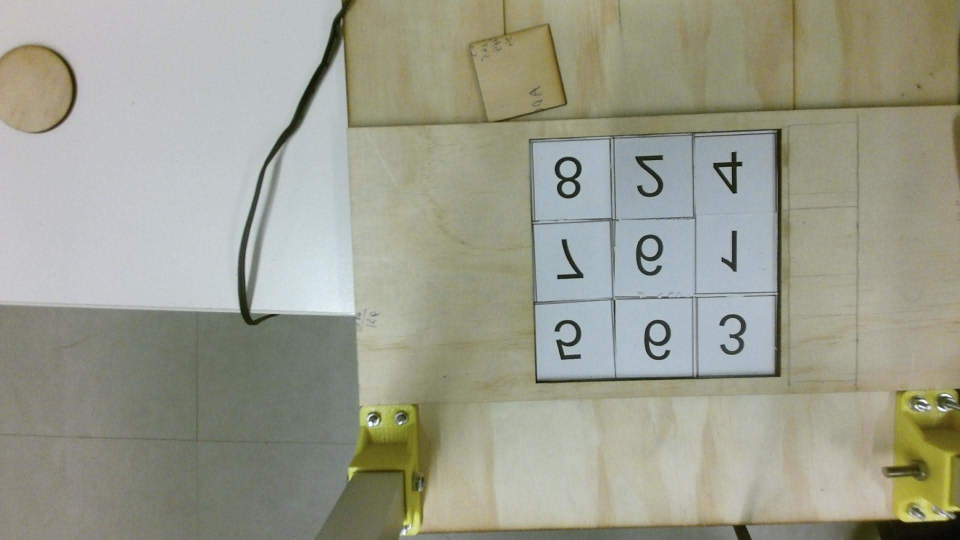
%> input picture TestImage.jpg, 1920 x 1080 px (shown at 1/2 size)
$ octave --eval "result = scanGrid9(imread('TestImage.jpg'));"   (GNU Octave 9; MATLAB toolbox functions it lacks are replaced by stand-ins)
%> lines starting %> are read from the running program, lines starting %| are printed output that depends on the picture
function [scannedNum] = scanGrid9(rgb)
I = rgb;
%> I is the input picture: size 1080x1920x3 uint8; mean R, G, B 155.7, 156.9, 141.8
% idisp(I)
I2 = imcrop(I,[1402 670 200 200]); %[initial u ,initial v,Length, width]
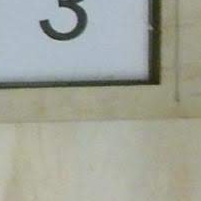
%> I2: size 201x201x3 uint8; mean R, G, B 160.2, 163.1, 152.4
colorImage = I2;
%  colorImage = imread('testing.jpg');
I = rgb2gray(colorImage);
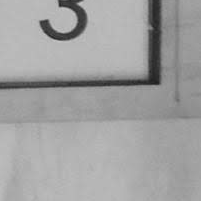
%> I: size 201x201 uint8; min 32, max 196, mean 161

% Detect MSER regions.
%> (the run ends here)

$ run again, on all_boxes.jpg
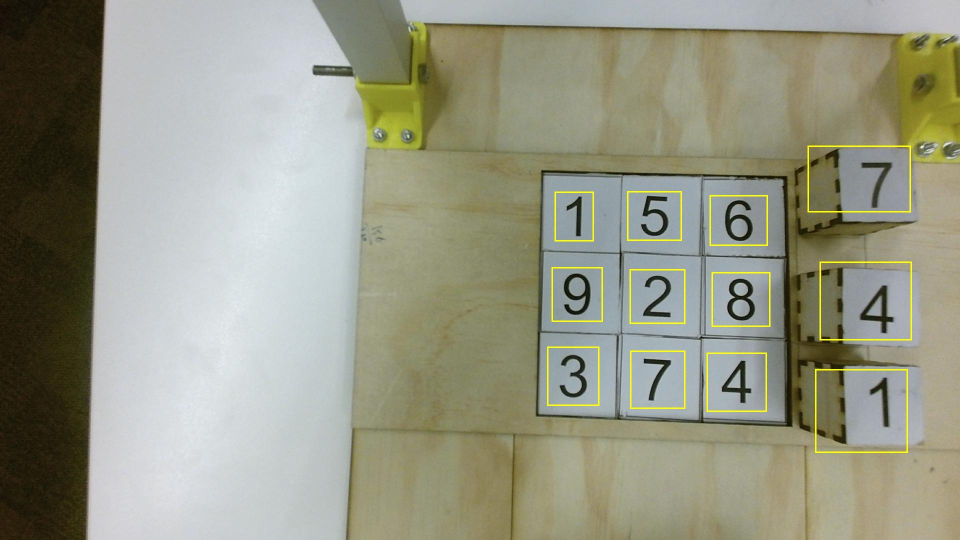
%> input picture all_boxes.jpg, 1920 x 1080 px (shown at 1/2 size)
%> in scanGrid9, I is the input picture: size 1080x1920x3 uint8; mean R, G, B 150.5, 151.3, 133
%> in scanGrid9, `I2 = imcrop(I,[1402 670 200 200]);`:
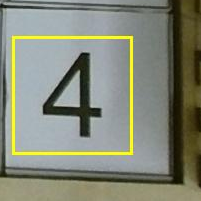
%> I2: size 201x201x3 uint8; mean R, G, B 131.6, 135.5, 119.5
%> in scanGrid9, `I = rgb2gray(colorImage);`:
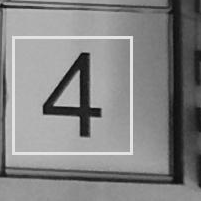
%> I: size 201x201 uint8; min 11, max 232, mean 132.5

$ run again, on cali.jpg
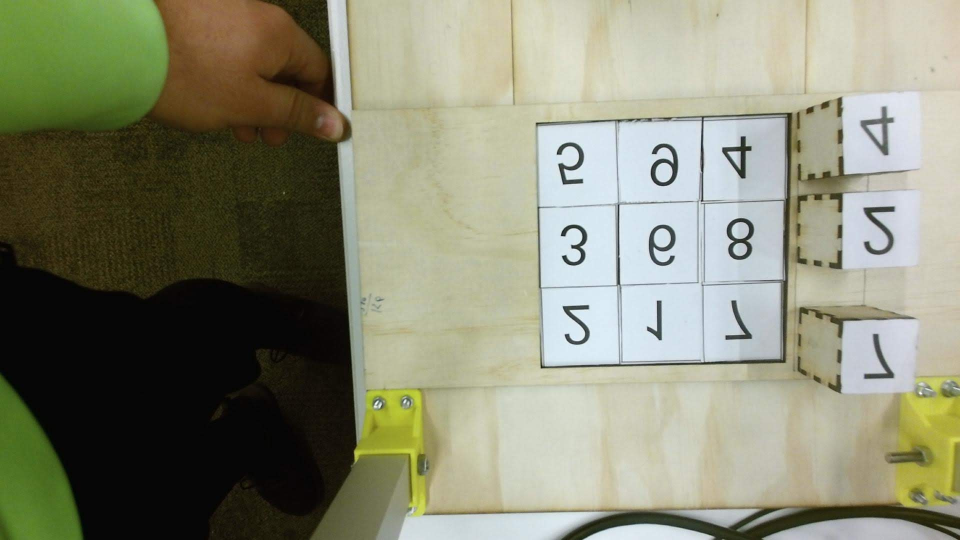
%> input picture cali.jpg, 1920 x 1080 px (shown at 1/2 size)
%> in scanGrid9, I is the input picture: size 1080x1920x3 uint8; mean R, G, B 135.8, 137.3, 115.9
%> in scanGrid9, `I2 = imcrop(I,[1402 670 200 200]);`:
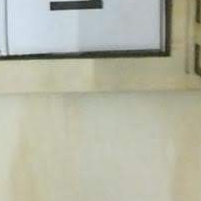
%> I2: size 201x201x3 uint8; mean R, G, B 180.5, 181.7, 165.3
%> in scanGrid9, `I = rgb2gray(colorImage);`:
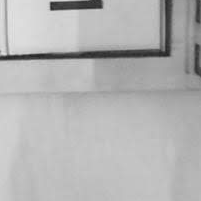
%> I: size 201x201 uint8; min 32, max 228, mean 179.5
